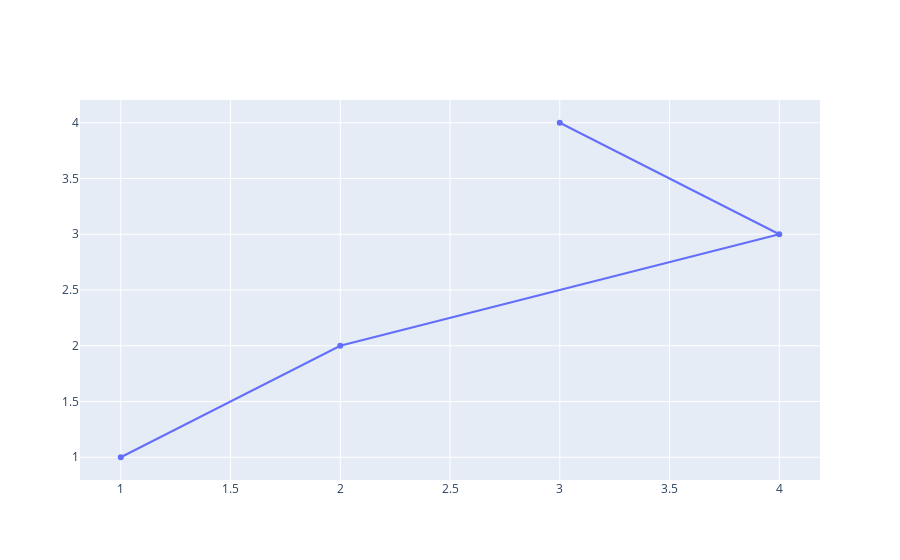

The code cell stored with this chart in its notebook:
### Markdown cell above
Now let's discuss how a trace represents data.  In the `trace` in the code below, we plot four points.  Notice that we provide the $x$ and $y$ coordinates in two separate attributes of the dictionary.  Change around the data to get a feel for how it works.

### Code cell
trace = {'x': [1, 2, 4, 3], 'y': [1, 2, 3, 4]}

plotly.offline.iplot([
    trace
])

### Figure 1 — Plotly figure (JSON) as saved in the notebook; plotly's stock layout.template omitted (floating-point values rounded to 4 significant figures)
{"data": [{"type": "scatter", "x": [1, 2, 4, 3], "y": [1, 2, 3, 4]}], "layout": {}}
